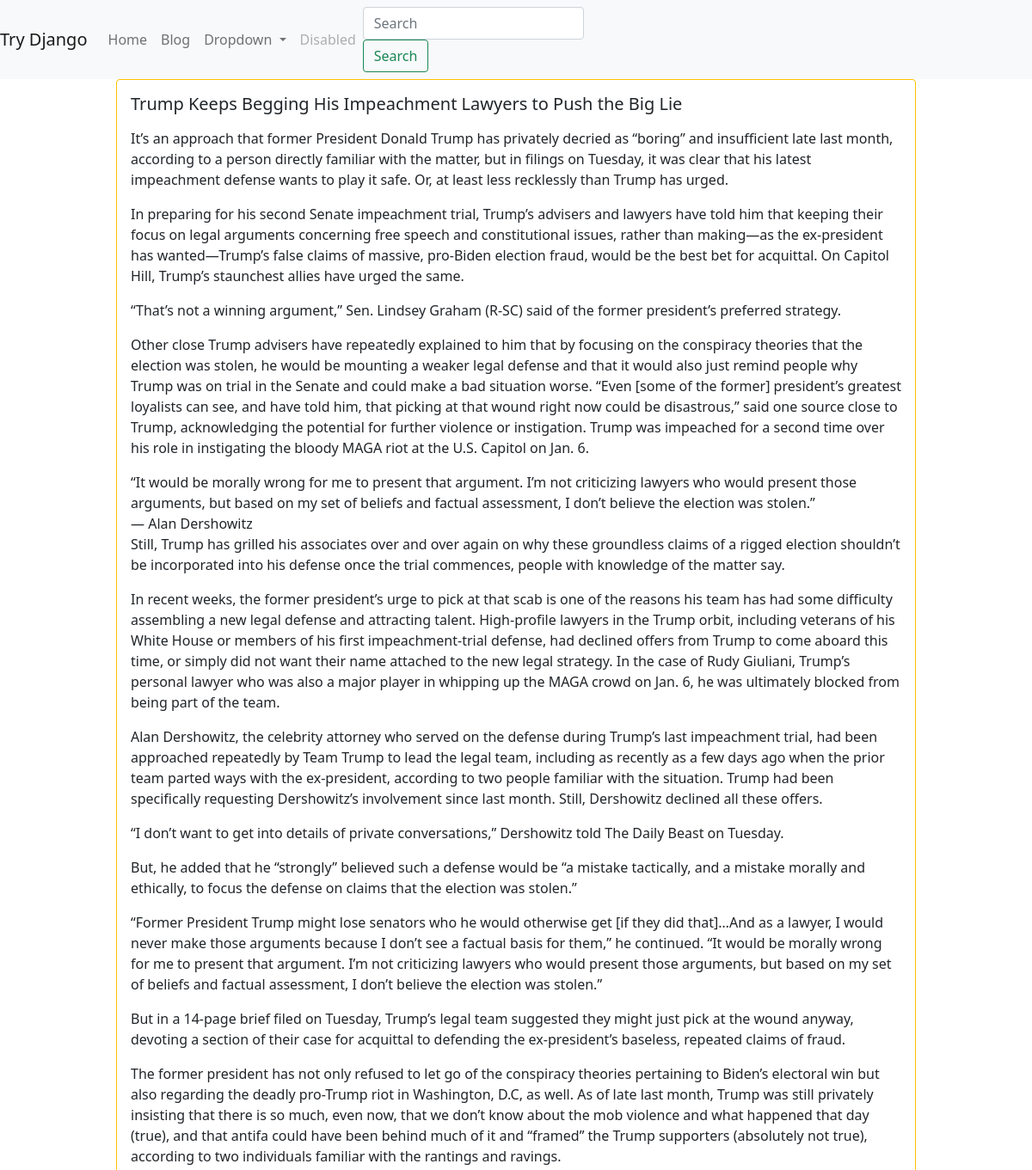
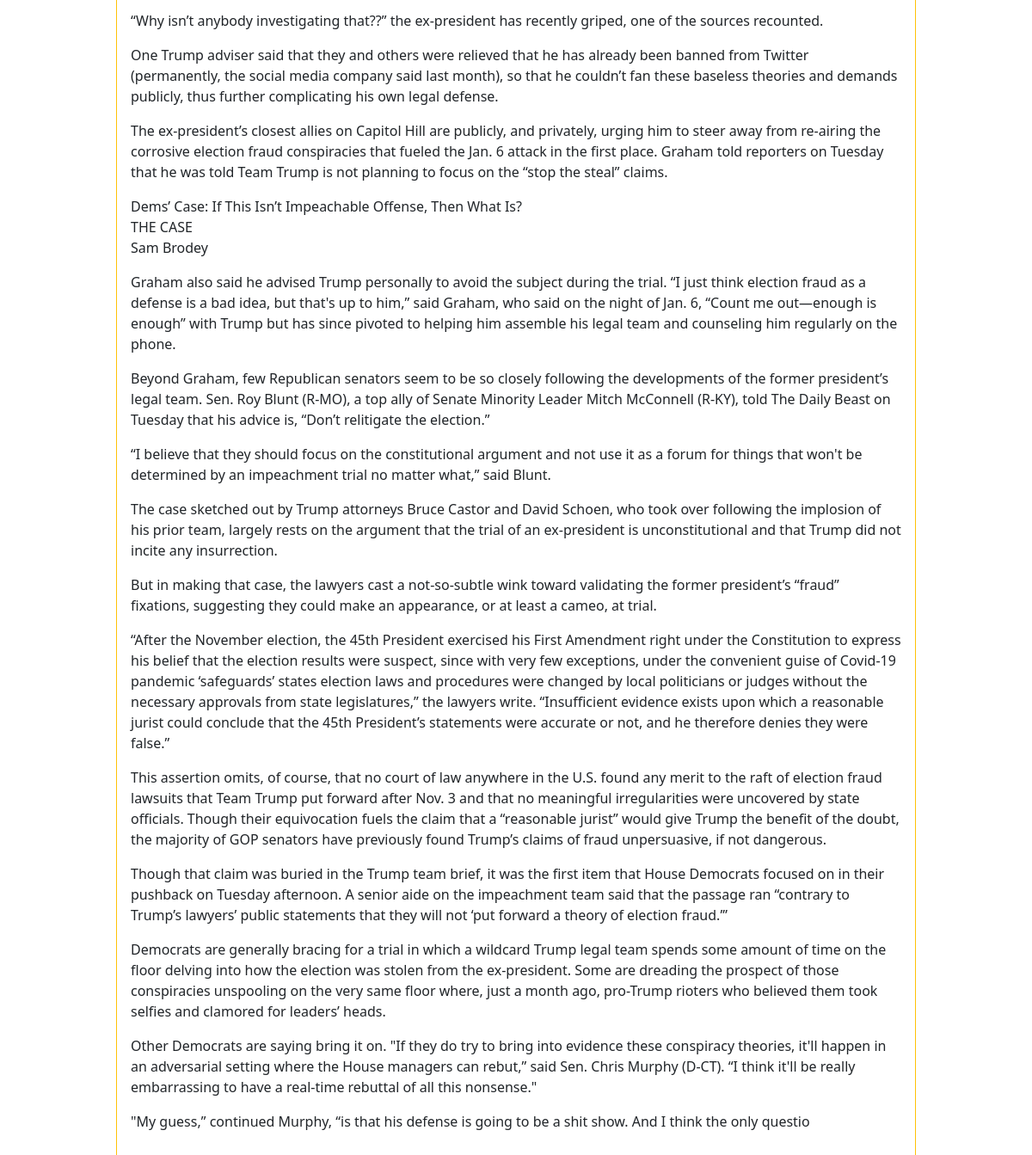
Page /blog/hello-world5/ on the committed database (2 pictures, top to bottom).
### blog/models.py (models this page shows, shortened)
class BlogPost(models.Model):
    user = models.ForeignKey(User, default=1, null=True,
                             on_delete=models.SET_NULL)
    image = models.FileField(upload_to="image/", blank=True, null=True)
    title = models.CharField(max_length=120)
    slug = models.SlugField(unique=True)
    content = models.TextField(blank=True, null=True)
    publish_date = models.DateTimeField(
        auto_now=False, auto_now_add=False, null=True, blank=True)
    timestamp = models.DateTimeField(auto_now=True)
    updated = models.DateTimeField(auto_now=True)
    objects = BlogPostManager()
    class Meta:
        ordering = ["-pk", "-publish_date", "-updated", "-timestamp"]

### blog/views.py (the view)
# urls.py: path('<str:slug>/', blog_post_detail_view),
def blog_post_detail_view(request, slug):
    obj = get_object_or_404(BlogPost, slug=slug)
    template_name = "detail.html"
    context = {'object': obj}
    return render(request, template_name, context)

### blog/models.py (called while the page is built)
    def get_queryset(self):
        return BlogPostQuerySet(self.model, using=self._db)

### blog/templates/detail.html (shortened to what this page needs)
{% extends 'base.html' %}
{% block content %}
<div class="row">
    <div class="col-12">
        {% include 'list-inline.html' with blog_post=object detail=True %}
    </div>
</div>
{% endblock %}

### blog/templates/list-inline.html (shortened to what this page needs)
<div class="col-12 col-md-10 mb-3 mx-auto">
    <div class="card {% if not blog_post.publish_date %} border border-warning {% endif %}">
        <div class="card-body">
            <h5 class="card-title">{{ blog_post.title }}</h5>
            <p class="card-text">
               {% if truncate %}
                    {{ blog_post.content |linebreaks | truncatewords:30}}
                {% else %}
                    {{ blog_post.content | linebreaks}}
                {% endif %}
            </p>
        </div>
    </div>
</div>

### rows in the picture
BlogPost: title "Trump Keeps Begging His Impeachment Lawyers to Push the Big Lie", content "It’s an approach that former President Donald Trump has privately decried as “boring” and insufficient late last month, according to a person directly familiar with the matter, but in filings on Tuesday, it was clear that his latest impeachment defense wants to play it safe. Or, at least less recklessly than Trump has urged. In preparing for his second Senate impeachment trial, Trump’s advisers and lawyers have told him that keeping their focus on legal arguments concerning free speech and constitutional issues, rather than making—as the ex-president has wanted—Trump’s false claims of massive, pro-Biden election fraud, would be the best bet for acquittal. On Capitol Hill, Trump’s staunchest…"
